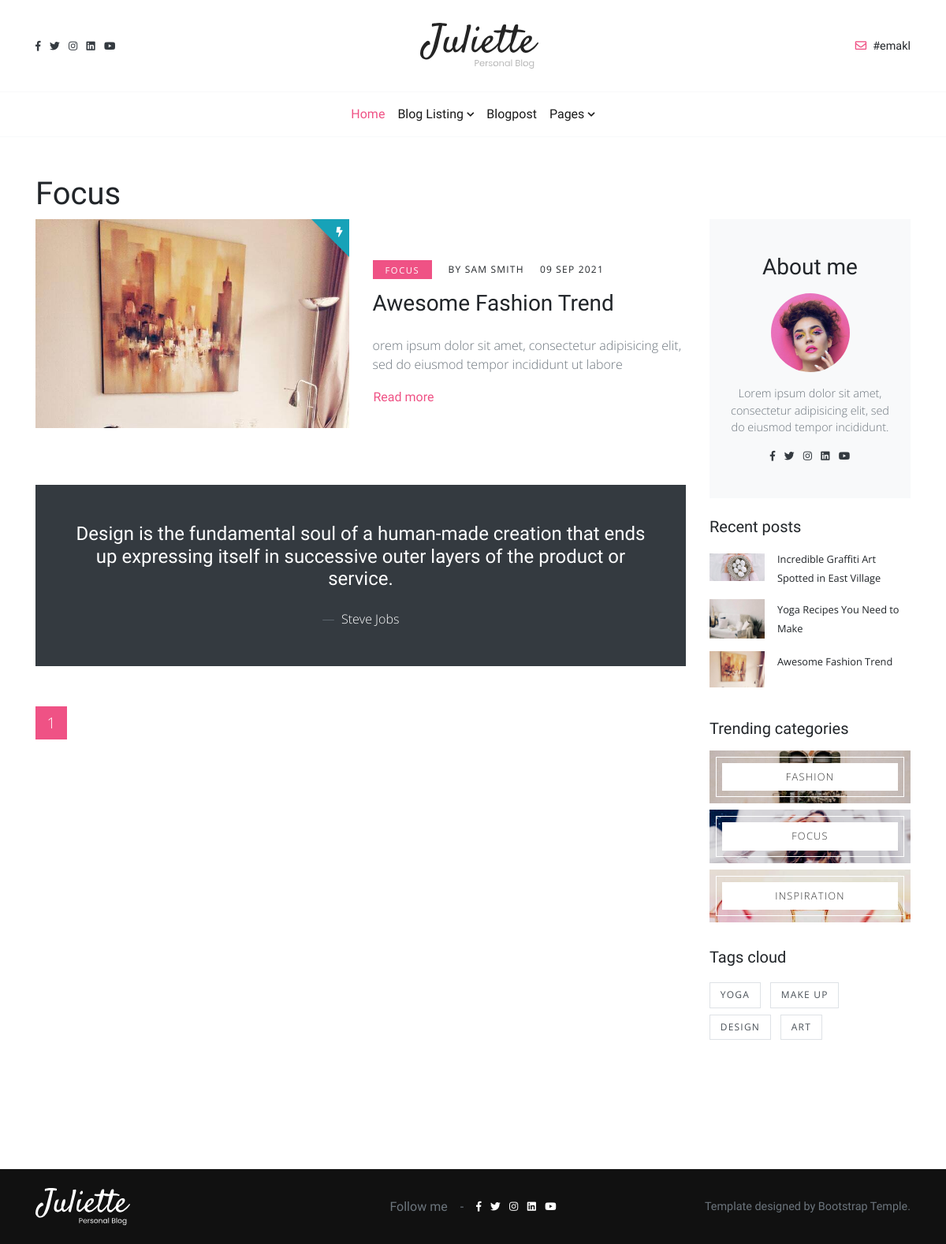
Page /category/3/focus/ on the committed database.
### blogs/models.py (models this page shows, shortened)
class About_me(models.Model):
    image = models.ImageField(upload_to="user/")
    detail = models.TextField()
    instagram  = models.CharField(max_length=300)
    twiter  = models.CharField(max_length=300)
    linked_in  = models.CharField(max_length=300)
    youtube  = models.CharField(max_length=300)
    facebook  = models.CharField(max_length=300)
    email  = models.CharField(max_length=300)

class Category(models.Model):
    name  = models.CharField(max_length=100)
    slug = models.SlugField()
    image  = models.ImageField(upload_to="category/",)
    def __str__(self):
        return self.name

class Blog(models.Model):
    id  = models.AutoField(primary_key=True)
    name  = models.CharField(max_length=100)
    tags = TaggableManager()
    category = models.ForeignKey(Category, on_delete=models.CASCADE)
    slug = models.SlugField()
    image  = models.ImageField(upload_to="blogs/",)
    overview  = models.CharField(max_length=100)
    detail = tinymce_models.HTMLField()
    writer = models.CharField(max_length=100)
    created_at = models.DateTimeField(auto_now_add = True)
    updated_at = models.DateTimeField(auto_now = True)
    is_active = models.BooleanField(default=True)
    views   = models.BigIntegerField(default=0)

### core/views.py (the view)
# urls.py: path('category/<int:id>/<str:slug>/', category , name="category"),
def category(request, id , slug):
    category  = get_object_or_404(Category, id=id ,slug=slug)
    blogs=  Blog.objects.filter(category = category).order_by('-created_at')
    context = {
    'blogs':blogs,
    'category':category,
    }
    return render(request,'core/basics/cat_filter.html',context)

### core/templates/core/basics/cat_filter.html (shortened to what this page needs)
{% extends "core/base.html" %}
{% block content %}
<section class="pb-5 mt-5">
  <div class="container pb-4">
    <h1 class="">{{category.name}}</h1>
    <div class="row">
      <div class="col-lg-9 mb-5 mb-lg-0">
        {% for blog in blogs  %}
        <div class="row align-items-center mb-5">
          <div class="col-lg-6"><a class="d-block post-trending mb-4" href="{% url 'blog' blog.id blog.slug %}"><img class="img-fluid w-100" src="{{blog.image.url}}" alt=""/></a>
          </div>
          <div class="col-lg-6">
            <ul class="list-inline">
              <li class="list-inline-item mr-2"><a class="category-link font-weight-normal" href="{% url 'blog' blog.id blog.slug %}">{{blog.category}}</a></li>
              <li class="list-inline-item mx-2"><a class="text-uppercase meta-link font-weight-normal" href="{% url 'blog' blog.id blog.slug %}">{{blog.writer}}</a></li>
              <li class="list-inline-item mx-2"><a class="text-uppercase meta-link font-weight-normal" href="{% url 'blog' blog.id blog.slug %}">{{blog.created_at| date:" d M Y" }}</a></li>
            </ul>
            <h2 class="h3 mb-4"> <a class="d-block reset-anchor" href="{% url 'blog' blog.id blog.slug %}">{{blog.name}}</a></h2>
            <p class="text-muted">{{blog.overview}}</p><a class="btn btn-link p-0 read-more-btn" href="{% url 'blog' blog.id blog.slug %}"><span>Read more</span></a>
          </div>
        </div>
        {% endfor %}
        <blockquote class="blockquote bg-dark text-white p-4 p-lg-5 text-center mb-5">
          <p class="h4 mb-4">Design is the fundamental soul of a human-made creation that ends up expressing itself in successive outer layers of the product or service.</p>
          <footer class="blockquote-footer">
            <cite class="text-white" title="Source Title">Steve Jobs</cite>
          </footer>
        </blockquote>
        <nav aria-label="Page navigation example">
          <ul class="pagination">
            <li class="page-item active"><a class="page-link" href="?page=1">1</a></li>
          </ul>
        </nav>
      </div>
      <div class="col-lg-3">
        {% include "core/components/about.html" %}
        {% include "core/components/recent_post.html" %}
        {% include "core/components/categories.html" %}
        {% include "core/components/tags.html" %}
        <div class="card rounded-0 border-0 mb-4">
          <div class="card-body p-0"><a class="d-block" href="#"><img class="img-fluid" src="" alt=""></a></div>
        </div>
      </div>
    </div>
  </div>
</section>
{% endblock %}

### core/templates/core/components/nav.html (shortened to what this page needs)
{% load static %}
<header class="header">
  <nav class="navbar navbar-expand-lg navbar-light py-4 index-forward bg-white">
    <div class="container d-flex justify-content-center justify-content-lg-between align-items-center">
      <ul class="list-inline small mb-0 text-dark d-none d-lg-block">
        <li class="list-inline-item"><a class="reset-anchor" href="{{about_me.facebook}}"><i class="fab fa-facebook-f"></i></a></li>
        <li class="list-inline-item"><a class="reset-anchor" href="{{about_me.twiter}}"><i class="fab fa-twitter"></i></a></li>
        <li class="list-inline-item"><a class="reset-anchor" href="{{about_me.instagram}}"><i class="fab fa-instagram"></i></a></li>
        <li class="list-inline-item"><a class="reset-anchor" href="{{about_me.linked_in}}"><i class="fab fa-linkedin"></i></a></li>
        <li class="list-inline-item"><a class="reset-anchor" href="{{about_me.youtube}}"><i class="fab fa-youtube"></i></a></li>
      </ul><a class="navbar-brand" href="{% url 'home' %}"><img src="{% static "img/logo.svg"%}" alt="..." width="150"></a><a class="reset-anchor text-small mb-0 h6 d-none d-lg-block" href="mailto:{{about_me.email}}"><i class="far fa-envelope mr-2 text-primary"></i>{{about_me.email}}</a>
    </div>
  </nav>
  <nav class="navbar navbar-expand-lg navbar-light border-top border-bottom border-light">
    <div class="container">
      <div class="collapse navbar-collapse" id="navbarSupportedContent">
        <ul class="navbar-nav mx-auto">
          <li class="nav-item">
            <a class="nav-link active" href="{% url 'home' %}">Home</a>
          </li>
          <li class="nav-item dropdown"><a class="nav-link dropdown-toggle" id="listingVariants" href="#" data-toggle="dropdown" aria-haspopup="true" aria-expanded="false">Blog Listing</a>
          </li>
          <li class="nav-item">
            <a class="nav-link" href="post.html">Blogpost</a>
          </li>
          <li class="nav-item dropdown"><a class="nav-link dropdown-toggle" id="pages" href="#" data-toggle="dropdown" aria-haspopup="true" aria-expanded="false">Pages</a>
          </li>
        </ul>
      </div>
    </div>
  </nav>
</header>

### core/templates/core/components/about.html
{% load static %}
<div class="card rounded-0 border-0 bg-light mb-4 py-lg-4">
  <div class="card-body text-center">
    <h2 class="h3 mb-3">About me</h2><img class="rounded-circle mb-3" src="{{about_me.image.url}}" alt="..." width="100">
    <p class="text-small text-muted">{{about_me.detail}}</p>
    <ul class="list-inline small mb-0 text-dark">
      <li class="list-inline-item"><a class="reset-anchor" href="{{about_me.facebook}}"><i class="fab fa-facebook-f"></i></a></li>
      <li class="list-inline-item"><a class="reset-anchor" href="{{about_me.twiter}}"><i class="fab fa-twitter"></i></a></li>
      <li class="list-inline-item"><a class="reset-anchor" href="{{about_me.instagram}}"><i class="fab fa-instagram"></i></a></li>
      <li class="list-inline-item"><a class="reset-anchor" href="{{about_me.linked_in}}"><i class="fab fa-linkedin"></i></a></li>
      <li class="list-inline-item"><a class="reset-anchor" href="{{about_me.youtube}}"><i class="fab fa-youtube"></i></a></li>
    </ul>
  </div>
</div>

### core/templates/core/components/recent_post.html
{% load static %}
<div class="card rounded-0 border-0 mb-4">
  <div class="card-body p-0">
    <h2 class="h5 mb-3">Recent posts</h2>
    {% for blog in recent_blogs %}
    <div class="media mb-3"><a class="d-block my-auto" href="{% url 'blog' blog.id blog.slug %}"><img class="img-fluid" src="{{blog.image.url}}" alt="" width="70"></a>
      <div class="media-body ml-3">
        <small><a class="reset-anchor" href="{% url 'blog' blog.id blog.slug %}">{{blog.name}}</a></small>
      </div>
    </div>
    {% endfor %}
  </div>
</div>

### core/templates/core/components/categories.html
{% load static %}
<div class="card rounded-0 border-0 mb-4">
  <div class="card-body p-0">
    <h2 class="h5 mb-3">Trending categories</h2>
    {% for category in categories  %}
    <a class="category-block category-block-sm bg-center bg-cover mb-2" style="background: url({{category.image.url}})" href="{% url 'category' category.id category.slug %}"><span class="category-block-title">{{category.name}}</span>
    </a>
    {% endfor %}
  </div>
</div>

### core/templates/core/components/tags.html
{% load static %}
<div class="card rounded-0 border-0 mb-4">
  <div class="card-body p-0">
    <h2 class="h5 mb-3">Tags cloud</h2>
    <ul class="list-inline">
      {% for tag in tags %}
      <li class="list-inline-item my-1 mr-2"><a class="sidebar-tag-link" href="{% url 'tags' tag.slug %}">{{tag}}</a></li>
      {% endfor %}
    </ul>
  </div>
</div>

### rows in the picture
About_me: email "#emakl", image (picture), detail "Lorem ipsum dolor sit amet, consectetur adipisicing elit, sed do eiusmod tempor incididunt."
Category: name "Focus", image (picture), name "FOCUS"
Blog: image (picture), category "FOCUS", writer "BY SAM SMITH", created_at "09 SEP 2021", name "Awesome Fashion Trend", overview "orem ipsum dolor sit amet, consectetur adipisicing elit, sed do eiusmod tempor incididunt ut labore"
Blog: image (picture), name "Incredible Graffiti Art Spotted in East Village"
Blog: image (picture), name "Yoga Recipes You Need to Make"
Category: image (picture), name "FASHION"
Category: image (picture), name "INSPIRATION"
Tag: name "YOGA"
Tag: name "MAKE UP"
Tag: name "DESIGN"
Tag: name "ART"
